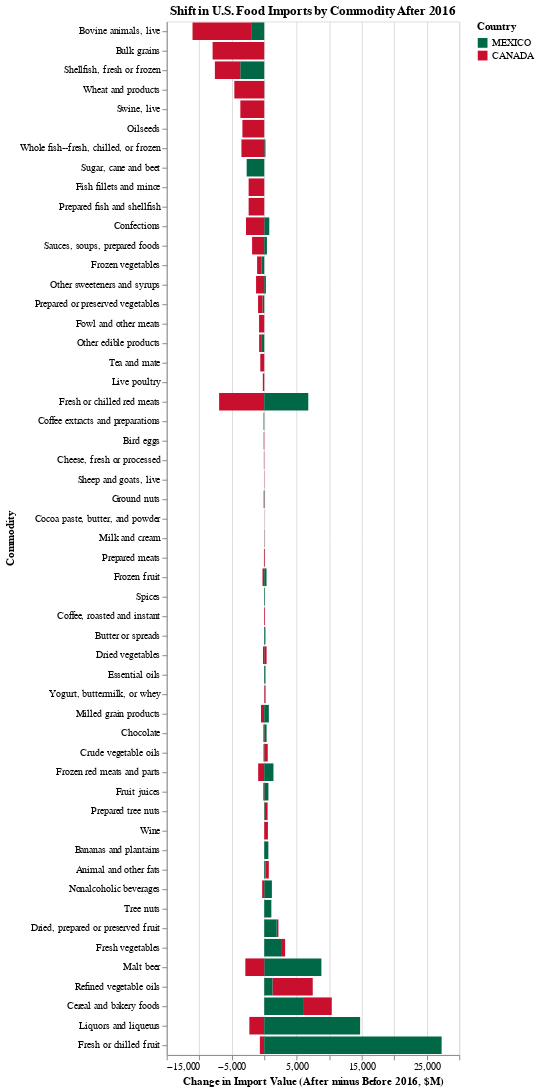

Notebook code for this chart:
### Markdown cell above
🇲🇽 Mexico (Right side)

Dominated by fresh vegetables, fruits, and beer/beverages → clear agricultural & manufacturing advantage.

Strong presence in prepared or preserved vegetables — fits post-2016 trend of processed exports rising.

Cereal & bakery foods show smaller values — Mexico’s exports are more fresh/seasonal.

🇨🇦 Canada (Left side)

Dominated by fresh/chilled meats, grains, and prepared foods.

Stronger presence in chocolate, refined oils, and malt beer → indicates more industrial/processed food trade.

Suggests a pattern: Mexico = fresh agricultural, Canada = processed / industrial food.

### Code cell
df_with_period = df_clean.with_columns(
    pl.when(pl.col("YearNum") <= 2016)
    .then(pl.lit("Before_2016"))
    .otherwise(pl.lit("After_2016"))
    .alias("Period")
)

df_agg = (
    df_with_period
    .filter(pl.col("Country").is_in(["MEXICO", "CANADA"]))
    .group_by(["Country", "Commodity", "Period"])
    .agg(pl.col("FoodValue").sum().alias("TotalValue"))
)

df_pivot = (
    df_agg
    .pivot(index=["Country", "Commodity"], columns="Period", values="TotalValue")
)

df_shift = df_pivot.with_columns(
    (pl.col("After_2016").fill_null(0) - pl.col("Before_2016").fill_null(0)).alias("Change")
)

chart_shift = (
    alt.Chart(df_shift)
    .mark_bar()
    .encode(
        x=alt.X("Change:Q", title="Change in Import Value (After minus Before 2016, $M)"),
        y=alt.Y("Commodity:N", sort='x'),
        color=alt.Color(
            "Country:N",
            scale=alt.Scale(domain=["MEXICO", "CANADA"],
                            range=["#006847", "#C8102E"])
        ),
    )
    .properties(title="Shift in U.S. Food Imports by Commodity After 2016")
)
chart_shift

### Figure 1 — Vega-Lite specification as saved in the notebook (floating-point values rounded to 4 significant figures)
{"config": {"view": {"continuousWidth": 300, "continuousHeight": 300}}, "data": {"name": "data-82e9b53db5bb93d87b13d6ed6b25fea1"}, "mark": {"type": "bar"}, "encoding": {"color": {"field": "Country", "scale": {"domain": ["MEXICO", "CANADA"], "range": ["#006847", "#C8102E"]}, "type": "nominal"}, "x": {"field": "Change", "title": "Change in Import Value (After minus Before 2016, $M)", "type": "quantitative"}, "y": {"field": "Commodity", "sort": "x", "type": "nominal"}}, "title": "Shift in U.S. Food Imports by Commodity After 2016", "$schema": "https://vega.github.io/schema/vega-lite/v5.20.1.json", "datasets": {"data-82e9b53db5bb93d87b13d6ed6b25fea1": [{"Country": "MEXICO", "Commodity": "Malt beer", "After_2016": 37200.0, "Before_2016": 28410.0, "Change": 8792.0}, {"Country": "MEXICO", "Commodity": "Prepared meats", "After_2016": 462.1, "Before_2016": 507.2, "Change": -45.1}, {"Country": "MEXICO", "Commodity": "Prepared tree nuts", "After_2016": 287.0, "Before_2016": 188.5, "Change": 98.5}, {"Country": "CANADA", "Commodity": "Crude vegetable oils", "After_2016": 5267.0, "Before_2016": 4724.0, "Change": 543.0}, {"Country": "CANADA", "Commodity": "Cereal and bakery foods", "After_2016": 38040.0, "Before_2016": 33620.0, "Change": 4416.0}, {"Country": "CANADA", "Commodity": "Other edible products", "After_2016": 1210.0, "Before_2016": 1526.0, "Change": -316.4}, {"Country": "MEXICO", "Commodity": "Essential oils", "After_2016": 932.5, "Before_2016": 741.2, "Change": 191.3}, {"Country": "MEXICO", "Commodity": "Tree nuts", "After_2016": 4803.0, "Before_2016": 3708.0, "Change": 1095.0}, {"Country": "MEXICO", "Commodity": "Whole fish--fresh, chilled, or frozen", "After_2016": 1340.0, "Before_2016": 1152.0, "Change": 188.4}, {"Country": "CANADA", "Commodity": "Fish fillets and mince", "After_2016": 2274.0, "Before_2016": 4674.0, "Change": -2399.0}, {"Country": "CANADA", "Commodity": "Liquors and liqueurs", "After_2016": 3771.0, "Before_2016": 6060.0, "Change": -2289.0}, {"Country": "MEXICO", "Commodity": "Chocolate", "After_2016": 4312.0, "Before_2016": 3948.0, "Change": 363.8}, {"Country": "MEXICO", "Commodity": "Butter or spreads", "After_2016": 281.3, "Before_2016": 100.4, "Change": 180.9}, {"Country": "CANADA", "Commodity": "Bird eggs", "After_2016": 366.0, "Before_2016": 454.0, "Change": -88.0}, {"Country": "CANADA", "Commodity": "Frozen fruit", "After_2016": 1803.0, "Before_2016": 2068.0, "Change": -265.0}, {"Country": "MEXICO", "Commodity": "Coffee, roasted and instant", "After_2016": 325.7, "Before_2016": 330.2, "Change": -4.5}, {"Country": "CANADA", "Commodity": "Sauces, soups, prepared foods", "After_2016": 12420.0, "Before_2016": 14290.0, "Change": -1868.0}, {"Country": "CANADA", "Commodity": "Animal and other fats", "After_2016": 3206.0, "Before_2016": 2702.0, "Change": 504.2}, {"Country": "CANADA", "Commodity": "Prepared fish and shellfish", "After_2016": 4108.0, "Before_2016": 6507.0, "Change": -2399.0}, {"Country": "CANADA", "Commodity": "Milled grain products", "After_2016": 6732.0, "Before_2016": 7225.0, "Change": -493.0}, {"Country": "CANADA", "Commodity": "Frozen red meats and parts", "After_2016": 2486.0, "Before_2016": 3416.0, "Change": -930.7}, {"Country": "MEXICO", "Commodity": "Frozen fruit", "After_2016": 2331.0, "Before_2016": 1979.0, "Change": 352.3}, {"Country": "CANADA", "Commodity": "Other sweeteners and syrups", "After_2016": 2968.0, "Before_2016": 4225.0, "Change": -1256.0}, {"Country": "CANADA", "Commodity": "Whole fish--fresh, chilled, or frozen", "After_2016": 6535.0, "Before_2016": 10040.0, "Change": -3507.0}, {"Country": "MEXICO", "Commodity": "Liquors and liqueurs", "After_2016": 26250.0, "Before_2016": 11490.0, "Change": 14750.0}, {"Country": "MEXICO", "Commodity": "Milled grain products", "After_2016": 1330.0, "Before_2016": 618.4, "Change": 711.3}, {"Country": "CANADA", "Commodity": "Fresh or chilled red meats", "After_2016": 21340.0, "Before_2016": 28280.0, "Change": -6941.0}, {"Country": "MEXICO", "Commodity": "Yogurt, buttermilk, or whey", "After_2016": 36.9, "Before_2016": 10.6, "Change": 26.3}, {"Country": "CANADA", "Commodity": "Frozen vegetables", "After_2016": 1174.0, "Before_2016": 1827.0, "Change": -653.0}, {"Country": "CANADA", "Commodity": "Yogurt, buttermilk, or whey", "After_2016": 739.9, "Before_2016": 562.2, "Change": 177.7}, {"Country": "MEXICO", "Commodity": "Confections", "After_2016": 6896.0, "Before_2016": 6118.0, "Change": 777.7}, {"Country": "MEXICO", "Commodity": "Sugar, cane and beet", "After_2016": 5399.0, "Before_2016": 8099.0, "Change": -2700.0}, {"Country": "CANADA", "Commodity": "Coffee, roasted and instant", "After_2016": 3904.0, "Before_2016": 3793.0, "Change": 111.1}, {"Country": "MEXICO", "Commodity": "Shellfish, fresh or frozen", "After_2016": 2543.0, "Before_2016": 6236.0, "Change": -3692.0}, {"Country": "CANADA", "Commodity": "Fresh or chilled fruit", "After_2016": 1929.0, "Before_2016": 2602.0, "Change": -672.3}, {"Country": "MEXICO", "Commodity": "Prepared or preserved vegetables", "After_2016": 4064.0, "Before_2016": 4323.0, "Change": -259.3}, {"Country": "CANADA", "Commodity": "Wine", "After_2016": 1226.0, "Before_2016": 657.4, "Change": 568.1}, {"Country": "CANADA", "Commodity": "Essential oils", "After_2016": 767.0, "Before_2016": 767.5, "Change": -0.5}, {"Country": "MEXICO", "Commodity": "Animal and other fats", "After_2016": 482.2, "Before_2016": 279.7, "Change": 202.5}, {"Country": "CANADA", "Commodity": "Cocoa paste, butter, and powder", "After_2016": 374.4, "Before_2016": 389.9, "Change": -15.5}, {"Country": "MEXICO", "Commodity": "Wheat and products", "After_2016": 193.6, "Before_2016": 169.9, "Change": 23.7}, {"Country": "MEXICO", "Commodity": "Fruit juices", "After_2016": 3598.0, "Before_2016": 2953.0, "Change": 644.8}, {"Country": "CANADA", "Commodity": "Refined vegetable oils", "After_2016": 17960.0, "Before_2016": 11770.0, "Change": 6189.0}, {"Country": "MEXICO", "Commodity": "Refined vegetable oils", "After_2016": 1892.0, "Before_2016": 617.2, "Change": 1274.0}, {"Country": "MEXICO", "Commodity": "Nonalcoholic beverages", "After_2016": 5574.0, "Before_2016": 4394.0, "Change": 1179.0}, {"Country": "CANADA", "Commodity": "Sheep and goats, live", "After_2016": 7.6, "Before_2016": 44.3, "Change": -36.7}, {"Country": "CANADA", "Commodity": "Wheat and products", "After_2016": 7213.0, "Before_2016": 11810.0, "Change": -4599.0}, {"Country": "MEXICO", "Commodity": "Frozen vegetables", "After_2016": 4359.0, "Before_2016": 4801.0, "Change": -441.8}, {"Country": "CANADA", "Commodity": "Dried, prepared or preserved fruit", "After_2016": 2567.0, "Before_2016": 2308.0, "Change": 258.7}, {"Country": "MEXICO", "Commodity": "Fresh or chilled red meats", "After_2016": 11450.0, "Before_2016": 4676.0, "Change": 6777.0}, {"Country": "CANADA", "Commodity": "Fowl and other meats", "After_2016": 1019.0, "Before_2016": 1814.0, "Change": -795.4}, {"Country": "MEXICO", "Commodity": "Other edible products", "After_2016": 1260.0, "Before_2016": 1727.0, "Change": -466.6}, {"Country": "CANADA", "Commodity": "Live poultry", "After_2016": 323.2, "Before_2016": 540.3, "Change": -217.1}, {"Country": "CANADA", "Commodity": "Chocolate", "After_2016": 13970.0, "Before_2016": 14100.0, "Change": -131.2}, {"Country": "CANADA", "Commodity": "Oilseeds", "After_2016": 3695.0, "Before_2016": 7054.0, "Change": -3359.0}, {"Country": "MEXICO", "Commodity": "Fresh vegetables", "After_2016": 57740.0, "Before_2016": 55010.0, "Change": 2723.0}, {"Country": "MEXICO", "Commodity": "Crude vegetable oils", "After_2016": 231.5, "Before_2016": 341.1, "Change": -109.6}, {"Country": "MEXICO", "Commodity": "Cereal and bakery foods", "After_2016": 15910.0, "Before_2016": 9933.0, "Change": 5974.0}, {"Country": "CANADA", "Commodity": "Prepared or preserved vegetables", "After_2016": 12010.0, "Before_2016": 12700.0, "Change": -690.9}, {"Country": "MEXICO", "Commodity": "Frozen red meats and parts", "After_2016": 2014.0, "Before_2016": 594.7, "Change": 1419.0}, {"Country": "MEXICO", "Commodity": "Spices", "After_2016": 842.0, "Before_2016": 739.3, "Change": 102.7}, {"Country": "MEXICO", "Commodity": "Sauces, soups, prepared foods", "After_2016": 4268.0, "Before_2016": 3853.0, "Change": 415.3}, {"Country": "MEXICO", "Commodity": "Ground nuts", "After_2016": 391.2, "Before_2016": 336.4, "Change": 54.8}, {"Country": "MEXICO", "Commodity": "Coffee extracts and preparations", "After_2016": 1227.0, "Before_2016": 1329.0, "Change": -101.6}, {"Country": "CANADA", "Commodity": "Prepared tree nuts", "After_2016": 819.8, "Before_2016": 396.7, "Change": 423.1}, {"Country": "CANADA", "Commodity": "Confections", "After_2016": 4134.0, "Before_2016": 6939.0, "Change": -2805.0}, {"Country": "MEXICO", "Commodity": "Other sweeteners and syrups", "After_2016": 1027.0, "Before_2016": 766.9, "Change": 260.2}, {"Country": "CANADA", "Commodity": "Dried vegetables", "After_2016": 2127.0, "Before_2016": 1764.0, "Change": 363.5}, {"Country": "CANADA", "Commodity": "Fruit juices", "After_2016": 703.0, "Before_2016": 844.7, "Change": -141.7}, {"Country": "CANADA", "Commodity": "Swine, live", "After_2016": 3291.0, "Before_2016": 6964.0, "Change": -3673.0}, {"Country": "CANADA", "Commodity": "Bovine animals, live", "After_2016": 8444.0, "Before_2016": 17460.0, "Change": -9020.0}, {"Country": "MEXICO", "Commodity": "Fresh or chilled fruit", "After_2016": 63890.0, "Before_2016": 36600.0, "Change": 27290.0}, {"Country": "CANADA", "Commodity": "Malt beer", "After_2016": 795.9, "Before_2016": 3702.0, "Change": -2906.0}, {"Country": "CANADA", "Commodity": "Tea and mate", "After_2016": 737.0, "Before_2016": 1344.0, "Change": -606.6}, {"Country": "MEXICO", "Commodity": "Bovine animals, live", "After_2016": 7169.0, "Before_2016": 9180.0, "Change": -2011.0}, {"Country": "CANADA", "Commodity": "Fresh vegetables", "After_2016": 15670.0, "Before_2016": 15170.0, "Change": 492.3}, {"Country": "MEXICO", "Commodity": "Dried vegetables", "After_2016": 409.5, "Before_2016": 592.0, "Change": -182.5}, {"Country": "CANADA", "Commodity": "Ground nuts", "After_2016": 460.1, "Before_2016": 547.5, "Change": -87.4}, {"Country": "MEXICO", "Commodity": "Milk and cream", "After_2016": 633.6, "Before_2016": 608.8, "Change": 24.8}, {"Country": "CANADA", "Commodity": "Milk and cream", "After_2016": 123.3, "Before_2016": 96.9, "Change": 26.4}, {"Country": "MEXICO", "Commodity": "Dried, prepared or preserved fruit", "After_2016": 5457.0, "Before_2016": 3533.0, "Change": 1924.0}, {"Country": "CANADA", "Commodity": "Shellfish, fresh or frozen", "After_2016": 16320.0, "Before_2016": 20220.0, "Change": -3898.0}, {"Country": "CANADA", "Commodity": "Nonalcoholic beverages", "After_2016": 2880.0, "Before_2016": 3195.0, "Change": -315.6}, {"Country": "CANADA", "Commodity": "Cheese, fresh or processed", "After_2016": 414.5, "Before_2016": 471.0, "Change": -56.5}, {"Country": "CANADA", "Commodity": "Bulk grains", "After_2016": 9350.0, "Before_2016": 17290.0, "Change": -7943.0}, {"Country": "CANADA", "Commodity": "Prepared meats", "After_2016": 5029.0, "Before_2016": 4928.0, "Change": 100.9}, {"Country": "MEXICO", "Commodity": "Bananas and plantains", "After_2016": 1612.0, "Before_2016": 977.1, "Change": 635.3}]}}
